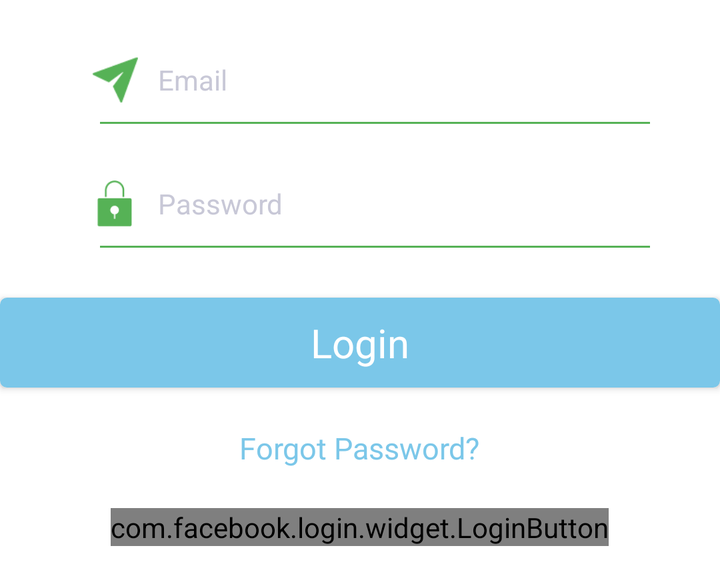
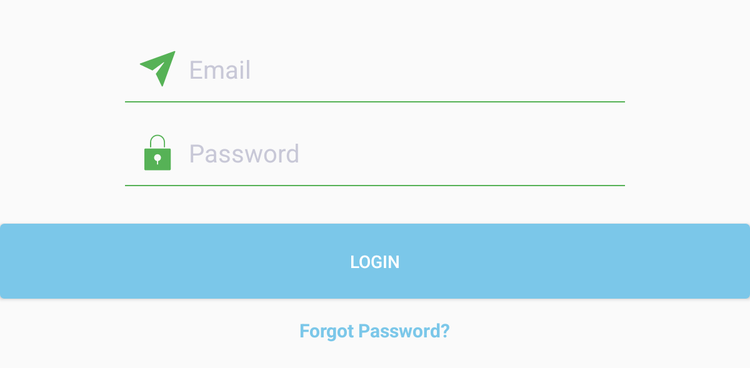

An Android layout and its configuration variant, each rendered on a device that would load it. The default file and the variant file are quoted in full after the pictures.
<!-- AndroidManifest.xml: application theme Theme.AppCompat.Light.NoActionBar.FullScreen -->
<!-- res/layout/cheap_best_main_login_fragment.xml -->
<?xml version="1.0" encoding="utf-8"?>
<LinearLayout xmlns:android="http://schemas.android.com/apk/res/android"
     xmlns:tools="http://schemas.android.com/tools"
    android:orientation="vertical"
    android:id="@+id/login_frag_xml"
    android:background="@color/white"
    android:layout_width="match_parent"
    android:layout_height="wrap_content"
    tools:context=".ui.Fragments.CheapBestMainLoginFragment">
    <ScrollView
        android:scrollbarThumbVertical="@null"
        android:layout_width="match_parent"
        android:layout_height="wrap_content"

        >

        <LinearLayout
            android:id="@+id/layout_main_login"
            android:layout_width="match_parent"
            android:layout_height="wrap_content"
            android:orientation="vertical" >

    <LinearLayout
        android:layout_width="320dp"
        android:layout_height="wrap_content"
        android:layout_gravity="center"

        android:orientation="vertical">
    <RelativeLayout
        android:layout_marginTop="@dimen/margin_top_login"
        android:layout_marginLeft="15dp"
        android:layout_marginStart="15dp"
        android:layout_marginEnd="15dp"
        android:layout_marginRight="15dp"
        android:layout_width="match_parent"
        android:layout_height="40dp">

        

        <ImageView
            android:id="@+id/img_sentmail"
            android:layout_width="@dimen/img_hint_size"
            android:scaleType="centerInside"
            android:layout_height="@dimen/img_hint_size"
            android:layout_alignParentStart="true"
            android:layout_alignParentLeft="true"
            android:layout_centerVertical="true"
            android:layout_marginStart="11dp"
            android:layout_marginLeft="11dp"
            android:src="@drawable/em_new"
            android:contentDescription="@string/app_name"
            />

        <EditText
            android:id="@+id/et_email_login"
            android:textColor="@color/black"
            android:imeOptions="actionNext"
            android:singleLine="true"
            android:layout_width="match_parent"
            android:layout_height="wrap_content"
            android:layout_marginLeft="10dp"
            android:layout_toRightOf="@+id/img_sentmail"
            android:hint="@string/email_address"
            android:inputType="textEmailAddress"
            android:textSize="14sp"
            android:textColorHint="#c8c8d7"
            android:background="@android:color/transparent"
            android:layout_centerVertical="true"
            android:layout_marginStart="10dp"
            android:layout_toEndOf="@+id/img_sentmail"
            tools:ignore="Autofill" />
    </RelativeLayout>

    <View
        android:layout_marginLeft="30dp"
        android:layout_marginStart="30dp"
        android:layout_marginEnd="15dp"
        android:layout_marginRight="15dp"
        android:layout_marginTop="1dp"
        android:layout_width="match_parent"
        android:layout_height="1dp"
        android:background="@color/color_green"/>

    <RelativeLayout
        android:layout_marginTop="@dimen/margin_top_login"
        android:layout_marginLeft="15dp"
        android:layout_marginStart="15dp"
        android:layout_marginEnd="15dp"
        android:layout_marginRight="15dp"
        android:layout_width="match_parent"
        android:layout_height="40dp"
       >

        <ImageView
            android:src="@drawable/em_pass"
            android:id="@+id/img_mobile"
            android:layout_width="@dimen/img_hint_size"
            android:scaleType="centerInside"
            android:layout_height="@dimen/img_hint_size"
            android:layout_centerVertical="true"
            android:layout_marginStart="11dp"
            android:layout_marginLeft="11dp"
            android:contentDescription="@string/app_name"/>

        <EditText

            android:textColor="@color/black"
            android:id="@+id/et_password_login"
            android:layout_width="match_parent"
            android:layout_height="wrap_content"
            android:layout_marginLeft="10dp"
            android:inputType="textPassword"
            android:hint="@string/str_hint"
            android:textSize="14sp"
            android:textColorHint="#c8c8d7"
            android:layout_toRightOf="@+id/img_mobile"
            android:background="@android:color/transparent"
            android:layout_centerVertical="true"
            android:layout_marginStart="10dp"
            android:layout_toEndOf="@+id/img_mobile"
            tools:ignore="Autofill" />
    </RelativeLayout>

        <View
            android:layout_marginLeft="30dp"
            android:layout_marginStart="30dp"
            android:layout_marginEnd="15dp"
            android:layout_marginRight="15dp"
            android:layout_marginTop="1dp"
            android:layout_width="match_parent"
            android:layout_height="1dp"
            android:background="@color/color_green"/>

    </LinearLayout>

    <Button
        android:textAllCaps="false"
        android:layout_width="match_parent"
        android:layout_marginTop="@dimen/margin_top_btn_login"
        android:layout_gravity="center"
        android:text="@string/login"
        android:fontFamily="sans-serif"
        android:textSize="@dimen/button_textsize"
        android:id="@+id/btn_login_now"
        android:textColor="#ffffff"
        android:background="@drawable/my_button_style"
        android:layout_height="@dimen/button_height" />

    <TextView
        android:layout_marginBottom="10dp"
        android:layout_marginTop="@dimen/margin_top_login"
        android:layout_height="wrap_content"
        android:layout_width="wrap_content"
        tools:ignore="RtlCompat"
        android:id="@+id/tv_forgotpassword"
        android:layout_gravity="center"
        android:textColor="#7BC7E9"
        tools:fontFamily="@font/abel"
        android:textSize="@dimen/txt_view_text_size"
        android:text="@string/forgot_password"
       android:clickable="true"
        android:focusable="true" />
    <com.facebook.login.widget.LoginButton

        android:id="@+id/login_button"
        android:layout_width="wrap_content"
        android:layout_height="wrap_content"
        android:layout_gravity="center_horizontal"
        android:layout_marginTop="10dp"
        android:layout_marginBottom="15dp" />
        </LinearLayout>
    </ScrollView>
</LinearLayout>
<!-- resources referenced by this layout -->
<resources>
  <color name="black">#000000</color>
  <color name="color_green">#56B256</color>
  <color name="white">#ffffff</color>
  <!-- from res/values-xxhdpi/ -->
  <dimen name="button_height">45dp</dimen>
  <!-- from res/values-xxhdpi/ -->
  <dimen name="button_textsize">20sp</dimen>
  <!-- from res/values-xxhdpi/ -->
  <dimen name="img_hint_size">23dp</dimen>
  <!-- from res/values-xxhdpi/ -->
  <dimen name="margin_top_btn_login">25dp</dimen>
  <!-- from res/values-xxhdpi/ -->
  <dimen name="margin_top_login">20dp</dimen>
  <dimen name="txt_view_text_size">15sp</dimen>
  <!-- drawable em_new: png bitmap (drawable, 831 bytes) -->
  <!-- drawable em_pass: png bitmap (drawable, 693 bytes) -->
  <!-- drawable my_button_style (drawable) -->
  <?xml version="1.0" encoding="utf-8"?>
  <selector xmlns:android="http://schemas.android.com/apk/res/android" >
      <item android:state_pressed="true" >
          <shape android:shape="rectangle"  >
              <corners android:radius="3dip" />
              <stroke android:width="1dip" android:color="#7BC7E9" />
              <gradient android:angle="-90" android:startColor="#7BC7E9" android:endColor="#7BC7E9"  />
          </shape>
      </item>
      <item android:state_focused="true">
          <shape android:shape="rectangle"  >
              <corners android:radius="3dip" />
              <stroke android:width="1dip" android:color="#7BC7E9" />
              <solid android:color="#7BC7E9"/>
          </shape>
      </item>
      <item >
          <shape android:shape="rectangle"  >
              <corners android:radius="3dip" />
              <stroke android:width="1dip" android:color="#7BC7E9" />
              <gradient android:angle="-90" android:startColor="#7BC7E9" android:endColor="#7BC7E9" />
          </shape>
      </item>
  </selector>
  <string name="app_name" translatable="false">Cheapest BEST</string>
  <string name="email_address" translatable="false">Email</string>
  <string name="forgot_password" translatable="false">Forgot Password?</string>
  <string name="login" translatable="false">Login</string>
  <string name="str_hint">Password</string>
  <style name="Theme.AppCompat.Light.NoActionBar.FullScreen" parent="@style/Theme.AppCompat.Light.NoActionBar">
          <item name="android:splitMotionEvents">false</item>
          <item name="android:windowEnableSplitTouch">false</item>
          <item name="android:windowNoTitle">true</item>
          <item name="android:windowActionBar">false</item>
          <item name="android:windowFullscreen">true</item>
          <item name="android:windowContentOverlay">@null</item>
      </style>
</resources>
<!-- res/layout-sw600dp/cheap_best_main_login_fragment.xml (the repository's variant of the layout above) -->
<!-- drawn on a 7-inch tablet held upright -->
<?xml version="1.0" encoding="utf-8"?>
<LinearLayout xmlns:android="http://schemas.android.com/apk/res/android"
     xmlns:tools="http://schemas.android.com/tools"
    android:orientation="vertical"
    android:id="@+id/cheapbestmainlogin"
    android:layout_width="match_parent"
    android:layout_height="wrap_content"
    tools:context=".ui.Fragments.CheapBestMainLoginFragment">
    <LinearLayout

        android:layout_marginTop="15dp"
        android:layout_width="430dp"
        android:layout_height="wrap_content"
        android:layout_gravity="center"

        android:orientation="vertical">
    <RelativeLayout
        android:layout_marginTop="15dp"
        android:layout_marginLeft="15dp"
        android:layout_marginStart="15dp"
        android:layout_marginEnd="15dp"
        android:layout_marginRight="15dp"
        android:layout_width="match_parent"
        android:layout_height="50dp">

        <ImageView
            android:id="@+id/img_sentmail"
            android:layout_width="30dp"
            android:layout_height="30dp"
            android:layout_alignParentStart="true"
            android:layout_alignParentLeft="true"
            android:layout_centerVertical="true"
            android:layout_marginStart="11dp"
            android:layout_marginLeft="11dp"
            android:contentDescription="@string/app_name"
            android:background="@drawable/ic_sent_mail" />

        <EditText
            android:id="@+id/et_email_login"
            android:textColor="@color/black"

            android:layout_width="match_parent"
            android:layout_height="wrap_content"
            android:layout_marginLeft="10dp"
            android:layout_toRightOf="@+id/img_sentmail"
            android:hint="@string/email_address"
            android:inputType="textEmailAddress"
            android:textSize="20sp"
            android:textColorHint="#c8c8d7"
            android:background="@android:color/transparent"
            android:layout_centerVertical="true"
            android:layout_marginStart="10dp"
            android:layout_toEndOf="@+id/img_sentmail"
            tools:ignore="Autofill" />
    </RelativeLayout>

    <View
        android:layout_marginLeft="15dp"
        android:layout_marginStart="15dp"
        android:layout_marginEnd="15dp"
        android:layout_marginRight="15dp"
        android:layout_marginTop="1dp"
        android:layout_width="match_parent"
        android:layout_height="1dp"
        android:background="@color/color_green"/>

    <RelativeLayout
        android:layout_marginTop="15dp"
        android:layout_marginLeft="15dp"
        android:layout_marginStart="15dp"
        android:layout_marginEnd="15dp"
        android:layout_marginRight="15dp"
        android:layout_width="match_parent"
        android:layout_height="50dp"
       >

        <ImageView
            android:id="@+id/img_mobile"
            android:layout_width="30dp"
            android:layout_height="30dp"
            android:layout_alignParentStart="true"
            android:layout_alignParentLeft="true"
            android:layout_centerVertical="true"
            android:layout_marginStart="11dp"
            android:layout_marginLeft="11dp"
            android:contentDescription="@string/app_name"
            android:background="@drawable/ic_lock" />

        <EditText
            android:textColor="@color/black"
            android:id="@+id/et_password_login"
            android:layout_width="match_parent"
            android:layout_height="wrap_content"
            android:layout_marginLeft="10dp"
            android:inputType="textPassword"
            android:hint="@string/str_hint"
            android:textSize="20sp"
            android:textColorHint="#c8c8d7"
            android:layout_toRightOf="@+id/img_mobile"
            android:background="@android:color/transparent"
            android:layout_centerVertical="true"
            android:layout_marginStart="10dp"
            android:layout_toEndOf="@+id/img_mobile"
            tools:ignore="Autofill" />
    </RelativeLayout>

        <View
            android:layout_marginLeft="15dp"
            android:layout_marginStart="15dp"
            android:layout_marginEnd="15dp"
            android:layout_marginRight="15dp"
            android:layout_marginTop="1dp"
            android:layout_width="match_parent"
            android:layout_height="1dp"
            android:background="@color/color_green"/>

    </LinearLayout>

    <Button

        android:layout_width="match_parent"
        android:layout_marginTop="30dp"
        android:layout_gravity="center"
        android:text="@string/login"
        android:id="@+id/btn_login_now"
        android:textColor="#ffffff"
        android:background="@drawable/my_button_style"
        android:layout_height="60dp" />

    <TextView
        android:layout_marginBottom="20dp"
        android:layout_marginTop="15dp"
        android:layout_height="wrap_content"
        android:layout_width="wrap_content"
        tools:ignore="RtlCompat"
        android:id="@+id/tv_forgotpassword"
        android:textStyle="bold"
        android:layout_gravity="center"
        android:textColor="#7BC7E9"
        android:textSize="15sp"

        android:text="@string/forgot_password"
       android:clickable="true"
        android:focusable="true" />

</LinearLayout>
<!-- resources referenced by the variant -->
<!-- as a 7-inch tablet held upright resolves them -->
<resources>
  <color name="black">#000000</color>
  <color name="color_green">#56B256</color>
  <!-- drawable ic_lock (drawable) -->
  <vector android:height="24dp" android:viewportHeight="512"
      android:viewportWidth="512" android:width="24dp" xmlns:android="http://schemas.android.com/apk/res/android">
      <path android:fillColor="#56B256" android:pathData="M170.245,186.112v-70.52c0,-47.522 38.668,-86.191 86.191,-86.191s86.191,38.668 86.191,86.191v70.52h15.671v-70.52c0,-56.165 -45.697,-101.862 -101.862,-101.862S154.574,59.428 154.574,115.593v70.52H170.245z"/>
      <path android:fillColor="#56B256" android:pathData="M420.981,201.783H91.89c-8.658,0 -15.671,7.013 -15.671,15.671v266.407c0,8.658 7.013,15.671 15.671,15.671h329.091c8.658,0 15.671,-7.013 15.671,-15.671V217.454C436.652,208.796 429.639,201.783 420.981,201.783zM264.271,373.459v47.718H248.6v-47.718c-22.229,-3.738 -39.178,-23.021 -39.178,-46.308c0,-25.967 21.046,-47.013 47.013,-47.013s47.013,21.046 47.013,47.013C303.448,350.438 286.5,369.722 264.271,373.459z"/>
  </vector>
  <!-- drawable ic_sent_mail (drawable) -->
  <vector android:height="24dp" android:viewportHeight="512"
      android:viewportWidth="512" android:width="24dp" xmlns:android="http://schemas.android.com/apk/res/android">
      <path android:fillColor="#56B256" android:pathData="M496.47,16.487c-2.206,-2.222 -5.519,-2.949 -8.468,-1.883L19.36,184.285c-3.054,1.107 -5.155,3.943 -5.317,7.191c-0.162,3.248 1.64,6.278 4.573,7.692l168.759,81.002l152.438,-112.676c3.733,-2.755 8.411,1.923 5.648,5.648L232.794,325.581l81.002,168.759c1.349,2.804 4.185,4.581 7.28,4.581c0.137,0 0.267,0 0.404,-0.008c3.248,-0.17 6.084,-2.262 7.199,-5.317L498.36,24.955C499.419,22.006 498.684,18.701 496.47,16.487z"/>
  </vector>
  <!-- drawable my_button_style (drawable) -->
  <?xml version="1.0" encoding="utf-8"?>
  <selector xmlns:android="http://schemas.android.com/apk/res/android" >
      <item android:state_pressed="true" >
          <shape android:shape="rectangle"  >
              <corners android:radius="3dip" />
              <stroke android:width="1dip" android:color="#7BC7E9" />
              <gradient android:angle="-90" android:startColor="#7BC7E9" android:endColor="#7BC7E9"  />
          </shape>
      </item>
      <item android:state_focused="true">
          <shape android:shape="rectangle"  >
              <corners android:radius="3dip" />
              <stroke android:width="1dip" android:color="#7BC7E9" />
              <solid android:color="#7BC7E9"/>
          </shape>
      </item>
      <item >
          <shape android:shape="rectangle"  >
              <corners android:radius="3dip" />
              <stroke android:width="1dip" android:color="#7BC7E9" />
              <gradient android:angle="-90" android:startColor="#7BC7E9" android:endColor="#7BC7E9" />
          </shape>
      </item>
  </selector>
  <string name="app_name" translatable="false">Cheapest BEST</string>
  <string name="email_address" translatable="false">Email</string>
  <string name="forgot_password" translatable="false">Forgot Password?</string>
  <string name="login" translatable="false">Login</string>
  <string name="str_hint">Password</string>
  <style name="Theme.AppCompat.Light.NoActionBar.FullScreen" parent="@style/Theme.AppCompat.Light.NoActionBar">
          <item name="android:splitMotionEvents">false</item>
          <item name="android:windowEnableSplitTouch">false</item>
          <item name="android:windowNoTitle">true</item>
          <item name="android:windowActionBar">false</item>
          <item name="android:windowFullscreen">true</item>
          <item name="android:windowContentOverlay">@null</item>
      </style>
</resources>
